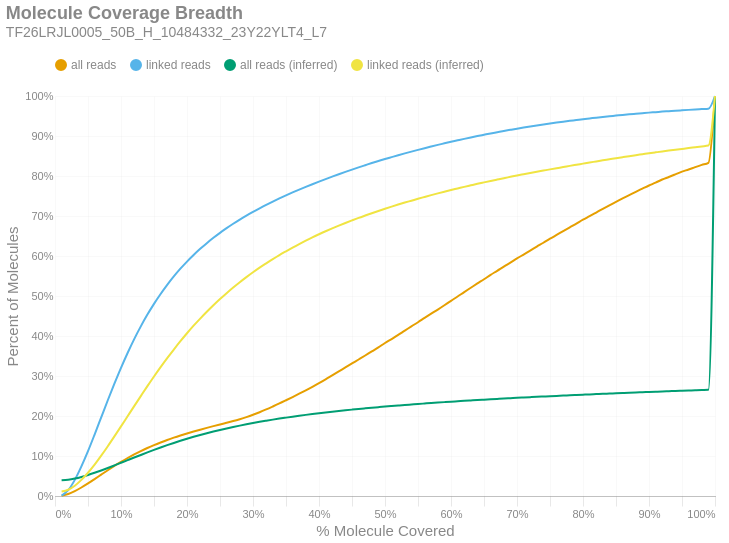

Source (notebook cell):
### Markdown cell above
### Molecule Read Coverage
This chart shows molecule coverage breadth as computed by the number of bases aligned to that molecule. In other words, "*how much of each unique long molecule is actually sequenced/aligned?*" Keep in mind there is a distinction between sequences and alignments, since some sequences belonging to a particular molecule may not align well and wouldn't appear in the alignment data. This chart also shows molecule coverage breadth as computed by the *inferred fragment* from which the aligned sequences originate. Unlike read coverage, this calculation takes into account the total insert size, including unsequenced gaps between the forward and reverse reads. Like the previous figures, these are cumulative percents.

### Code cell
if SKIPLR:
    print_html(f"Skipped")
else:
    binned_df = consolidated_hist(valids['coverage_bp'], mask, 0.01, True)
    binned_df_inf = consolidated_hist(valids['coverage_inserts'], mask, 0.01, True)
    binned_df = binned_df.with_columns(pl.lit(binned_df_inf['all reads (cumsum)']).alias('all reads (inferred)'))
    binned_df = binned_df.with_columns(pl.lit(binned_df_inf['linked reads (cumsum)']).alias('linked reads (inferred)'))
    binned_df = binned_df.with_columns(
        (pl.col('bin').cast(pl.Float64) + 0.01).alias('right_edge')
    )

    with SafeRender(binned_df):
        (
            density_plot(binned_df, 'Molecule Coverage Breadth', samplename, 'molcov', ['all reads (inferred)','linked reads (inferred)'])
            .encode(
                #x=alt.X('bin:Q', title="% Molecule Covered").axis(format = '%').scale(padding=0),
                x=alt.X('right_edge:Q', title="% Molecule Covered").axis(format='%').scale(padding=0),
                y=alt.Y('value:Q', title='Percent of Molecules')
                    .axis(format='%')
                    .stack(False)
                    .scale(domainMin=0, padding=0),
                color=alt.Color("key:N").scale(domain = ["all reads", "linked reads", "all reads (inferred)", "linked reads (inferred)"]),
                tooltip = [
                    alt.Tooltip("key:N", title = "Data Type"),
                    alt.Tooltip("range_label:N", title="% Molecule Covered"),
                    alt.Tooltip("value:Q", format = ".2%", title="% Molecules")
                ]
            )
        ).display()

### Figure 1 — Vega-Lite specification as saved in the notebook (floating-point values rounded to 4 significant figures)
{"width": "container", "height": 400, "config": {"title": {"anchor": "start", "dy": -15, "fontSize": 18, "color": "#888888", "subtitleColor": "#888888", "subtitleFontSize": 14}, "arc": {"fill": "#0072B2"}, "axis": {"domainColor": "#888888", "domainWidth": 0.5, "gridWidth": 0.2, "grid": false, "titleFontWeight": 400, "titleFontSize": 15, "labelFontSize": 11, "labelColor": "#888888", "tickColor": "#888888", "tickWidth": 0.2, "titleColor": "#888888"}, "axisBand": {"grid": false}, "axisX": {"grid": true, "tickSize": 10, "domainCap": "round"}, "axisY": {"domain": false, "grid": true, "tickSize": 0, "domainCap": "round"}, "background": "transparent", "header": {"labelFontSize": 15, "labelColor": "#888888", "titleFontSize": 15, "titleFontWeight": 600, "titleColor": "#888888"}, "legend": {"labelFont": "sans-serif", "labelFontSize": 12, "labelColor": "#888888", "symbolSize": 100, "symbolType": "circle", "titleFontSize": 12, "titlePadding": 10, "titleColor": "#888888", "title": null, "orient": "top"}, "range": {"category": ["#E69F00", "#56B4E9", "#009E73", "#F0E442", "#0072B2", "#D55E00", "#CC79A7", "#000000"], "diverging": ["#cfe8f3", "#a2d4ec", "#73bfe2", "#46abdb", "#1696d2", "#12719e"]}, "area": {"fill": "#0072B2", "fillOpacity": 0.7, "line": true, "strokeOpacity": 0.7}, "line": {"color": "#0072B2", "stroke": "#0072B2", "strokeWidth": 2}, "trail": {"color": "#0072B2", "stroke": "#0072B2", "strokeWidth": 0, "size": 1}, "point": {"filled": true, "fillOpacity": 1.0, "size": 95}, "text": {"color": "#888888", "fontSize": 11, "align": "right", "fontWeight": 400, "size": 11}, "bar": {"fill": "#0072B2", "stroke": null}, "view": {"stroke": null, "continuousWidth": 660, "continuousHeight": 400}}, "data": {"name": "data-4586e088a248719c09f46c7c354f997f"}, "mark": {"type": "line", "interpolate": "monotone", "point": {"opacity": 0, "size": 275}}, "encoding": {"color": {"field": "key", "scale": {"domain": ["all reads", "linked reads", "all reads (inferred)", "linked reads (inferred)"]}, "type": "nominal"}, "tooltip": [{"field": "key", "title": "Data Type", "type": "nominal"}, {"field": "range_label", "title": "% Molecule Covered", "type": "nominal"}, {"field": "value", "format": ".2%", "title": "% Molecules", "type": "quantitative"}], "x": {"axis": {"format": "%"}, "field": "right_edge", "scale": {"padding": 0}, "title": "% Molecule Covered", "type": "quantitative"}, "y": {"axis": {"format": "%"}, "field": "value", "scale": {"domainMin": 0, "padding": 0}, "stack": false, "title": "Percent of Molecules", "type": "quantitative"}}, "params": [{"name": "param_c36ac31b6afebe62", "select": {"type": "point", "fields": ["key"]}, "bind": "legend"}], "title": {"text": "Molecule Coverage Breadth", "subtitle": "TF26LRJL0005_50B_H_10484332_23Y22YLT4_L7"}, "transform": [{"fold": ["all reads (cumsum)", "linked reads (cumsum)", "all reads (inferred)", "linked reads (inferred)"]}, {"calculate": "replace(datum.key, ' (cumsum)', '')", "as": "key"}, {"filter": {"param": "param_c36ac31b6afebe62"}}], "usermeta": {"embedOptions": {"downloadFileName": "TF26LRJL0005_50B_H_10484332_23Y22YLT4_L7.molcov"}}, "$schema": "https://vega.github.io/schema/vega-lite/v6.4.1.json", "datasets": {"data-4586e088a248719c09f46c7c354f997f": [{"bin": "0.0", "interval": "0.0-0.01", "all reads": 0.0005561, "linked reads": 0.001091, "all reads (cumsum)": 0.0005561, "linked reads (cumsum)": 0.001091, "range_label": "0.0-0.01", "all reads (inferred)": 0.03929, "linked reads (inferred)": 0.0113, "right_edge": 0.01}, {"bin": "0.01", "interval": "0.01-0.02", "all reads": 0.004304, "linked reads": 0.01355, "all reads (cumsum)": 0.00486, "linked reads (cumsum)": 0.01464, "range_label": "0.01-0.02", "all reads (inferred)": 0.04076, "linked reads (inferred)": 0.01565, "right_edge": 0.02}, {"bin": "0.02", "interval": "0.02-0.03", "all reads": 0.007355, "linked reads": 0.0257, "all reads (cumsum)": 0.01221, "linked reads (cumsum)": 0.04034, "range_label": "0.02-0.03", "all reads (inferred)": 0.04367, "linked reads (inferred)": 0.02573, "right_edge": 0.03}, {"bin": "0.03", "interval": "0.03-0.04", "all reads": 0.009039, "linked reads": 0.0337, "all reads (cumsum)": 0.02125, "linked reads (cumsum)": 0.07403, "range_label": "0.03-0.04", "all reads (inferred)": 0.04768, "linked reads (inferred)": 0.04026, "right_edge": 0.04}, {"bin": "0.04", "interval": "0.04-0.05", "all reads": 0.01009, "linked reads": 0.03813, "all reads (cumsum)": 0.03134, "linked reads (cumsum)": 0.1122, "range_label": "0.04-0.05", "all reads (inferred)": 0.05259, "linked reads (inferred)": 0.05812, "right_edge": 0.05}, {"bin": "0.05", "interval": "0.05-0.06", "all reads": 0.01084, "linked reads": 0.04151, "all reads (cumsum)": 0.04218, "linked reads (cumsum)": 0.1537, "range_label": "0.05-0.06", "all reads (inferred)": 0.05797, "linked reads (inferred)": 0.07834, "right_edge": 0.06}, {"bin": "0.06", "interval": "0.06-0.07", "all reads": 0.01113, "linked reads": 0.04284, "all reads (cumsum)": 0.05331, "linked reads (cumsum)": 0.1965, "range_label": "0.06-0.07", "all reads (inferred)": 0.06387, "linked reads (inferred)": 0.1007, "right_edge": 0.07}, {"bin": "0.07", "interval": "0.07-0.08", "all reads": 0.01111, "linked reads": 0.04287, "all reads (cumsum)": 0.06442, "linked reads (cumsum)": 0.2394, "range_label": "0.07-0.08", "all reads (inferred)": 0.07007, "linked reads (inferred)": 0.1244, "right_edge": 0.08}, {"bin": "0.08", "interval": "0.08-0.09", "all reads": 0.01069, "linked reads": 0.04135, "all reads (cumsum)": 0.07511, "linked reads (cumsum)": 0.2807, "range_label": "0.08-0.09", "all reads (inferred)": 0.07649, "linked reads (inferred)": 0.149, "right_edge": 0.09}, {"bin": "0.09", "interval": "0.09-0.1", "all reads": 0.01026, "linked reads": 0.03963, "all reads (cumsum)": 0.08537, "linked reads (cumsum)": 0.3204, "range_label": "0.09-0.1", "all reads (inferred)": 0.08301, "linked reads (inferred)": 0.1741, "right_edge": 0.1}, {"bin": "0.1", "interval": "0.1-0.11", "all reads": 0.009638, "linked reads": 0.03717, "all reads (cumsum)": 0.09501, "linked reads (cumsum)": 0.3575, "range_label": "0.1-0.11", "all reads (inferred)": 0.08958, "linked reads (inferred)": 0.1994, "right_edge": 0.11}, {"bin": "0.11", "interval": "0.11-0.12", "all reads": 0.009035, "linked reads": 0.03476, "all reads (cumsum)": 0.104, "linked reads (cumsum)": 0.3923, "range_label": "0.11-0.12", "all reads (inferred)": 0.09613, "linked reads (inferred)": 0.2247, "right_edge": 0.12}, {"bin": "0.12", "interval": "0.12-0.13", "all reads": 0.008301, "linked reads": 0.03182, "all reads (cumsum)": 0.1123, "linked reads (cumsum)": 0.4241, "range_label": "0.12-0.13", "all reads (inferred)": 0.1026, "linked reads (inferred)": 0.2498, "right_edge": 0.13}, {"bin": "0.13", "interval": "0.13-0.14", "all reads": 0.007747, "linked reads": 0.02941, "all reads (cumsum)": 0.1201, "linked reads (cumsum)": 0.4535, "range_label": "0.13-0.14", "all reads (inferred)": 0.109, "linked reads (inferred)": 0.2747, "right_edge": 0.14}, {"bin": "0.14", "interval": "0.14-0.15", "all reads": 0.007136, "linked reads": 0.02688, "all reads (cumsum)": 0.1272, "linked reads (cumsum)": 0.4804, "range_label": "0.14-0.15", "all reads (inferred)": 0.1153, "linked reads (inferred)": 0.2988, "right_edge": 0.15}, {"bin": "0.15", "interval": "0.15-0.16", "all reads": 0.006616, "linked reads": 0.02461, "all reads (cumsum)": 0.1338, "linked reads (cumsum)": 0.505, "range_label": "0.15-0.16", "all reads (inferred)": 0.1213, "linked reads (inferred)": 0.3221, "right_edge": 0.16}, {"bin": "0.16", "interval": "0.16-0.17", "all reads": 0.006243, "linked reads": 0.02292, "all reads (cumsum)": 0.1401, "linked reads (cumsum)": 0.5279, "range_label": "0.16-0.17", "all reads (inferred)": 0.1271, "linked reads (inferred)": 0.3447, "right_edge": 0.17}, {"bin": "0.17", "interval": "0.17-0.18", "all reads": 0.0058, "linked reads": 0.02103, "all reads (cumsum)": 0.1459, "linked reads (cumsum)": 0.549, "range_label": "0.17-0.18", "all reads (inferred)": 0.1326, "linked reads (inferred)": 0.3661, "right_edge": 0.18}, {"bin": "0.18", "interval": "0.18-0.19", "all reads": 0.00541, "linked reads": 0.01927, "all reads (cumsum)": 0.1513, "linked reads (cumsum)": 0.5682, "range_label": "0.18-0.19", "all reads (inferred)": 0.138, "linked reads (inferred)": 0.3869, "right_edge": 0.19}, {"bin": "0.19", "interval": "0.19-0.2", "all reads": 0.005102, "linked reads": 0.01782, "all reads (cumsum)": 0.1564, "linked reads (cumsum)": 0.5861, "range_label": "0.19-0.2", "all reads (inferred)": 0.1431, "linked reads (inferred)": 0.4068, "right_edge": 0.2}, {"bin": "0.2", "interval": "0.2-0.21", "all reads": 0.004797, "linked reads": 0.01646, "all reads (cumsum)": 0.1612, "linked reads (cumsum)": 0.6025, "range_label": "0.2-0.21", "all reads (inferred)": 0.148, "linked reads (inferred)": 0.4258, "right_edge": 0.21}, {"bin": "0.21", "interval": "0.21-0.22", "all reads": 0.004611, "linked reads": 0.01532, "all reads (cumsum)": 0.1658, "linked reads (cumsum)": 0.6178, "range_label": "0.21-0.22", "all reads (inferred)": 0.1526, "linked reads (inferred)": 0.4435, "right_edge": 0.22}, {"bin": "0.22", "interval": "0.22-0.23", "all reads": 0.004464, "linked reads": 0.01429, "all reads (cumsum)": 0.1703, "linked reads (cumsum)": 0.6321, "range_label": "0.22-0.23", "all reads (inferred)": 0.1569, "linked reads (inferred)": 0.4605, "right_edge": 0.23}, {"bin": "0.23", "interval": "0.23-0.24", "all reads": 0.004359, "linked reads": 0.01331, "all reads (cumsum)": 0.1746, "linked reads (cumsum)": 0.6454, "range_label": "0.23-0.24", "all reads (inferred)": 0.1611, "linked reads (inferred)": 0.4768, "right_edge": 0.24}, {"bin": "0.24", "interval": "0.24-0.25", "all reads": 0.004241, "linked reads": 0.01247, "all reads (cumsum)": 0.1789, "linked reads (cumsum)": 0.6579, "range_label": "0.24-0.25", "all reads (inferred)": 0.1651, "linked reads (inferred)": 0.4923, "right_edge": 0.25}, {"bin": "0.25", "interval": "0.25-0.26", "all reads": 0.0041, "linked reads": 0.0116, "all reads (cumsum)": 0.183, "linked reads (cumsum)": 0.6695, "range_label": "0.25-0.26", "all reads (inferred)": 0.1689, "linked reads (inferred)": 0.507, "right_edge": 0.26}, {"bin": "0.26", "interval": "0.26-0.27", "all reads": 0.00432, "linked reads": 0.01104, "all reads (cumsum)": 0.1873, "linked reads (cumsum)": 0.6806, "range_label": "0.26-0.27", "all reads (inferred)": 0.1725, "linked reads (inferred)": 0.5211, "right_edge": 0.27}, {"bin": "0.27", "interval": "0.27-0.28", "all reads": 0.004764, "linked reads": 0.0105, "all reads (cumsum)": 0.1921, "linked reads (cumsum)": 0.691, "range_label": "0.27-0.28", "all reads (inferred)": 0.176, "linked reads (inferred)": 0.5344, "right_edge": 0.28}, {"bin": "0.28", "interval": "0.28-0.29", "all reads": 0.005197, "linked reads": 0.009869, "all reads (cumsum)": 0.1973, "linked reads (cumsum)": 0.7009, "range_label": "0.28-0.29", "all reads (inferred)": 0.1792, "linked reads (inferred)": 0.5471, "right_edge": 0.29}, {"bin": "0.29", "interval": "0.29-0.3", "all reads": 0.005762, "linked reads": 0.00942, "all reads (cumsum)": 0.203, "linked reads (cumsum)": 0.7103, "range_label": "0.29-0.3", "all reads (inferred)": 0.1824, "linked reads (inferred)": 0.5593, "right_edge": 0.3}, {"bin": "0.3", "interval": "0.3-0.31", "all reads": 0.006378, "linked reads": 0.008935, "all reads (cumsum)": 0.2094, "linked reads (cumsum)": 0.7193, "range_label": "0.3-0.31", "all reads (inferred)": 0.1854, "linked reads (inferred)": 0.5709, "right_edge": 0.31}, {"bin": "0.31", "interval": "0.31-0.32", "all reads": 0.007005, "linked reads": 0.008641, "all reads (cumsum)": 0.2164, "linked reads (cumsum)": 0.7279, "range_label": "0.31-0.32", "all reads (inferred)": 0.1882, "linked reads (inferred)": 0.5818, "right_edge": 0.32}, {"bin": "0.32", "interval": "0.32-0.33", "all reads": 0.007406, "linked reads": 0.008221, "all reads (cumsum)": 0.2238, "linked reads (cumsum)": 0.7361, "range_label": "0.32-0.33", "all reads (inferred)": 0.1909, "linked reads (inferred)": 0.5924, "right_edge": 0.33}, {"bin": "0.33", "interval": "0.33-0.34", "all reads": 0.007597, "linked reads": 0.007903, "all reads (cumsum)": 0.2314, "linked reads (cumsum)": 0.744, "range_label": "0.33-0.34", "all reads (inferred)": 0.1935, "linked reads (inferred)": 0.6025, "right_edge": 0.34}, {"bin": "0.34", "interval": "0.34-0.35", "all reads": 0.007948, "linked reads": 0.007613, "all reads (cumsum)": 0.2393, "linked reads (cumsum)": 0.7516, "range_label": "0.34-0.35", "all reads (inferred)": 0.196, "linked reads (inferred)": 0.6119, "right_edge": 0.35}, {"bin": "0.35", "interval": "0.35-0.36", "all reads": 0.008083, "linked reads": 0.007272, "all reads (cumsum)": 0.2474, "linked reads (cumsum)": 0.7589, "range_label": "0.35-0.36", "all reads (inferred)": 0.1983, "linked reads (inferred)": 0.6211, "right_edge": 0.36}, {"bin": "0.36", "interval": "0.36-0.37", "all reads": 0.008327, "linked reads": 0.007058, "all reads (cumsum)": 0.2558, "linked reads (cumsum)": 0.766, "range_label": "0.36-0.37", "all reads (inferred)": 0.2006, "linked reads (inferred)": 0.6299, "right_edge": 0.37}, {"bin": "0.37", "interval": "0.37-0.38", "all reads": 0.008501, "linked reads": 0.006823, "all reads (cumsum)": 0.2643, "linked reads (cumsum)": 0.7728, "range_label": "0.37-0.38", "all reads (inferred)": 0.2028, "linked reads (inferred)": 0.6383, "right_edge": 0.38}, {"bin": "0.38", "interval": "0.38-0.39", "all reads": 0.008771, "linked reads": 0.006663, "all reads (cumsum)": 0.273, "linked reads (cumsum)": 0.7795, "range_label": "0.38-0.39", "all reads (inferred)": 0.2049, "linked reads (inferred)": 0.6465, "right_edge": 0.39}, {"bin": "0.39", "interval": "0.39-0.4", "all reads": 0.009265, "linked reads": 0.006541, "all reads (cumsum)": 0.2823, "linked reads (cumsum)": 0.786, "range_label": "0.39-0.4", "all reads (inferred)": 0.207, "linked reads (inferred)": 0.6543, "right_edge": 0.4}, {"bin": "0.4", "interval": "0.4-0.41", "all reads": 0.009514, "linked reads": 0.006323, "all reads (cumsum)": 0.2918, "linked reads (cumsum)": 0.7923, "range_label": "0.4-0.41", "all reads (inferred)": 0.2089, "linked reads (inferred)": 0.6618, "right_edge": 0.41}, {"bin": "0.41", "interval": "0.41-0.42", "all reads": 0.009885, "linked reads": 0.006098, "all reads (cumsum)": 0.3017, "linked reads (cumsum)": 0.7984, "range_label": "0.41-0.42", "all reads (inferred)": 0.2107, "linked reads (inferred)": 0.6689, "right_edge": 0.42}, {"bin": "0.42", "interval": "0.42-0.43", "all reads": 0.009899, "linked reads": 0.006033, "all reads (cumsum)": 0.3116, "linked reads (cumsum)": 0.8045, "range_label": "0.42-0.43", "all reads (inferred)": 0.2125, "linked reads (inferred)": 0.6758, "right_edge": 0.43}, {"bin": "0.43", "interval": "0.43-0.44", "all reads": 0.009788, "linked reads": 0.005878, "all reads (cumsum)": 0.3214, "linked reads (cumsum)": 0.8103, "range_label": "0.43-0.44", "all reads (inferred)": 0.2143, "linked reads (inferred)": 0.6825, "right_edge": 0.44}, {"bin": "0.44", "interval": "0.44-0.45", "all reads": 0.009959, "linked reads": 0.005721, "all reads (cumsum)": 0.3313, "linked reads (cumsum)": 0.8161, "range_label": "0.44-0.45", "all reads (inferred)": 0.2159, "linked reads (inferred)": 0.689, "right_edge": 0.45}, {"bin": "0.45", "interval": "0.45-0.46", "all reads": 0.009887, "linked reads": 0.005554, "all reads (cumsum)": 0.3412, "linked reads (cumsum)": 0.8216, "range_label": "0.45-0.46", "all reads (inferred)": 0.2176, "linked reads (inferred)": 0.6952, "right_edge": 0.46}, {"bin": "0.46", "interval": "0.46-0.47", "all reads": 0.009973, "linked reads": 0.005384, "all reads (cumsum)": 0.3512, "linked reads (cumsum)": 0.827, "range_label": "0.46-0.47", "all reads (inferred)": 0.2191, "linked reads (inferred)": 0.7011, "right_edge": 0.47}, {"bin": "0.47", "interval": "0.47-0.48", "all reads": 0.01029, "linked reads": 0.00533, "all reads (cumsum)": 0.3615, "linked reads (cumsum)": 0.8323, "range_label": "0.47-0.48", "all reads (inferred)": 0.2206, "linked reads (inferred)": 0.7069, "right_edge": 0.48}, {"bin": "0.48", "interval": "0.48-0.49", "all reads": 0.009981, "linked reads": 0.005042, "all reads (cumsum)": 0.3715, "linked reads (cumsum)": 0.8374, "range_label": "0.48-0.49", "all reads (inferred)": 0.2221, "linked reads (inferred)": 0.7126, "right_edge": 0.49}, {"bin": "0.49", "interval": "0.49-0.5", "all reads": 0.01107, "linked reads": 0.005063, "all reads (cumsum)": 0.3825, "linked reads (cumsum)": 0.8424, "range_label": "0.49-0.5", "all reads (inferred)": 0.2235, "linked reads (inferred)": 0.7182, "right_edge": 0.5}, {"bin": "0.5", "interval": "0.5-0.51", "all reads": 0.009649, "linked reads": 0.004768, "all reads (cumsum)": 0.3922, "linked reads (cumsum)": 0.8472, "range_label": "0.5-0.51", "all reads (inferred)": 0.2249, "linked reads (inferred)": 0.7235, "right_edge": 0.51}, {"bin": "0.51", "interval": "0.51-0.52", "all reads": 0.0108, "linked reads": 0.004738, "all reads (cumsum)": 0.403, "linked reads (cumsum)": 0.8519, "range_label": "0.51-0.52", "all reads (inferred)": 0.2263, "linked reads (inferred)": 0.7286, "right_edge": 0.52}, {"bin": "0.52", "interval": "0.52-0.53", "all reads": 0.0104, "linked reads": 0.004559, "all reads (cumsum)": 0.4134, "linked reads (cumsum)": 0.8565, "range_label": "0.52-0.53", "all reads (inferred)": 0.2276, "linked reads (inferred)": 0.7336, "right_edge": 0.53}, {"bin": "0.53", "interval": "0.53-0.54", "all reads": 0.01063, "linked reads": 0.004442, "all reads (cumsum)": 0.424, "linked reads (cumsum)": 0.8609, "range_label": "0.53-0.54", "all reads (inferred)": 0.2288, "linked reads (inferred)": 0.7383, "right_edge": 0.54}, {"bin": "0.54", "interval": "0.54-0.55", "all reads": 0.0104, "linked reads": 0.004371, "all reads (cumsum)": 0.4344, "linked reads (cumsum)": 0.8653, "range_label": "0.54-0.55", "all reads (inferred)": 0.23, "linked reads (inferred)": 0.743, "right_edge": 0.55}, {"bin": "0.55", "interval": "0.55-0.56", "all reads": 0.01082, "linked reads": 0.004289, "all reads (cumsum)": 0.4452, "linked reads (cumsum)": 0.8696, "range_label": "0.55-0.56", "all reads (inferred)": 0.2312, "linked reads (inferred)": 0.7476, "right_edge": 0.56}, {"bin": "0.56", "interval": "0.56-0.57", "all reads": 0.01054, "linked reads": 0.004121, "all reads (cumsum)": 0.4558, "linked reads (cumsum)": 0.8737, "range_label": "0.56-0.57", "all reads (inferred)": 0.2324, "linked reads (inferred)": 0.7522, "right_edge": 0.57}, {"bin": "0.57", "interval": "0.57-0.58", "all reads": 0.01038, "linked reads": 0.004041, "all reads (cumsum)": 0.4662, "linked reads (cumsum)": 0.8778, "range_label": "0.57-0.58", "all reads (inferred)": 0.2336, "linked reads (inferred)": 0.7566, "right_edge": 0.58}, {"bin": "0.58", "interval": "0.58-0.59", "all reads": 0.0108, "linked reads": 0.00392, "all reads (cumsum)": 0.4769, "linked reads (cumsum)": 0.8817, "range_label": "0.58-0.59", "all reads (inferred)": 0.2347, "linked reads (inferred)": 0.7608, "right_edge": 0.59}, {"bin": "0.59", "interval": "0.59-0.6", "all reads": 0.01103, "linked reads": 0.003921, "all reads (cumsum)": 0.488, "linked reads (cumsum)": 0.8856, "range_label": "0.59-0.6", "all reads (inferred)": 0.2358, "linked reads (inferred)": 0.7649, "right_edge": 0.6}, {"bin": "0.6", "interval": "0.6-0.61", "all reads": 0.01071, "linked reads": 0.003644, "all reads (cumsum)": 0.4987, "linked reads (cumsum)": 0.8892, "range_label": "0.6-0.61", "all reads (inferred)": 0.2368, "linked reads (inferred)": 0.7689, "right_edge": 0.61}, {"bin": "0.61", "interval": "0.61-0.62", "all reads": 0.01113, "linked reads": 0.00362, "all reads (cumsum)": 0.5098, "linked reads (cumsum)": 0.8929, "range_label": "0.61-0.62", "all reads (inferred)": 0.2379, "linked reads (inferred)": 0.7728, "right_edge": 0.62}, {"bin": "0.62", "interval": "0.62-0.63", "all reads": 0.01077, "linked reads": 0.003509, "all reads (cumsum)": 0.5206, "linked reads (cumsum)": 0.8964, "range_label": "0.62-0.63", "all reads (inferred)": 0.2389, "linked reads (inferred)": 0.7767, "right_edge": 0.63}, {"bin": "0.63", "interval": "0.63-0.64", "all reads": 0.01079, "linked reads": 0.003412, "all reads (cumsum)": 0.5314, "linked reads (cumsum)": 0.8998, "range_label": "0.63-0.64", "all reads (inferred)": 0.2399, "linked reads (inferred)": 0.7804, "right_edge": 0.64}, {"bin": "0.64", "interval": "0.64-0.65", "all reads": 0.01048, "linked reads": 0.003299, "all reads (cumsum)": 0.5419, "linked reads (cumsum)": 0.9031, "range_label": "0.64-0.65", "all reads (inferred)": 0.2408, "linked reads (inferred)": 0.7841, "right_edge": 0.65}, {"bin": "0.65", "interval": "0.65-0.66", "all reads": 0.0109, "linked reads": 0.003291, "all reads (cumsum)": 0.5528, "linked reads (cumsum)": 0.9064, "range_label": "0.65-0.66", "all reads (inferred)": 0.2418, "linked reads (inferred)": 0.7876, "right_edge": 0.66}, {"bin": "0.66", "interval": "0.66-0.67", "all reads": 0.01025, "linked reads": 0.003086, "all reads (cumsum)": 0.563, "linked reads (cumsum)": 0.9095, "range_label": "0.66-0.67", "all reads (inferred)": 0.2427, "linked reads (inferred)": 0.7911, "right_edge": 0.67}, {"bin": "0.67", "interval": "0.67-0.68", "all reads": 0.01048, "linked reads": 0.003105, "all reads (cumsum)": 0.5735, "linked reads (cumsum)": 0.9126, "range_label": "0.67-0.68", "all reads (inferred)": 0.2436, "linked reads (inferred)": 0.7946, "right_edge": 0.68}, {"bin": "0.68", "interval": "0.68-0.69", "all reads": 0.01009, "linked reads": 0.002891, "all reads (cumsum)": 0.5836, "linked reads (cumsum)": 0.9155, "range_label": "0.68-0.69", "all reads (inferred)": 0.2445, "linked reads (inferred)": 0.7979, "right_edge": 0.69}, {"bin": "0.69", "interval": "0.69-0.7", "all reads": 0.01024, "linked reads": 0.002847, "all reads (cumsum)": 0.5938, "linked reads (cumsum)": 0.9183, "range_label": "0.69-0.7", "all reads (inferred)": 0.2454, "linked reads (inferred)": 0.8012, "right_edge": 0.7}, {"bin": "0.7", "interval": "0.7-0.71", "all reads": 0.009796, "linked reads": 0.002731, "all reads (cumsum)": 0.6036, "linked reads (cumsum)": 0.921, "range_label": "0.7-0.71", "all reads (inferred)": 0.2462, "linked reads (inferred)": 0.8043, "right_edge": 0.71}, {"bin": "0.71", "interval": "0.71-0.72", "all reads": 0.009767, "linked reads": 0.002674, "all reads (cumsum)": 0.6134, "linked reads (cumsum)": 0.9237, "range_label": "0.71-0.72", "all reads (inferred)": 0.247, "linked reads (inferred)": 0.8075, "right_edge": 0.72}, {"bin": "0.72", "interval": "0.72-0.73", "all reads": 0.01005, "linked reads": 0.002575, "all reads (cumsum)": 0.6234, "linked reads (cumsum)": 0.9263, "range_label": "0.72-0.73", "all reads (inferred)": 0.2479, "linked reads (inferred)": 0.8105, "right_edge": 0.73}, {"bin": "0.73", "interval": "0.73-0.74", "all reads": 0.009691, "linked reads": 0.002493, "all reads (cumsum)": 0.6331, "linked reads (cumsum)": 0.9288, "range_label": "0.73-0.74", "all reads (inferred)": 0.2487, "linked reads (inferred)": 0.8135, "right_edge": 0.74}, {"bin": "0.74", "interval": "0.74-0.75", "all reads": 0.0101, "linked reads": 0.002412, "all reads (cumsum)": 0.6432, "linked reads (cumsum)": 0.9312, "range_label": "0.74-0.75", "all reads (inferred)": 0.2495, "linked reads (inferred)": 0.8166, "right_edge": 0.75}, {"bin": "0.75", "interval": "0.75-0.76", "all reads": 0.009366, "linked reads": 0.002321, "all reads (cumsum)": 0.6526, "linked reads (cumsum)": 0.9335, "range_label": "0.75-0.76", "all reads (inferred)": 0.2503, "linked reads (inferred)": 0.8195, "right_edge": 0.76}, {"bin": "0.76", "interval": "0.76-0.77", "all reads": 0.009606, "linked reads": 0.002213, "all reads (cumsum)": 0.6622, "linked reads (cumsum)": 0.9357, "range_label": "0.76-0.77", "all reads (inferred)": 0.251, "linked reads (inferred)": 0.8223, "right_edge": 0.77}, {"bin": "0.77", "interval": "0.77-0.78", "all reads": 0.009404, "linked reads": 0.002154, "all reads (cumsum)": 0.6716, "linked reads (cumsum)": 0.9379, "range_label": "0.77-0.78", "all reads (inferred)": 0.2518, "linked reads (inferred)": 0.8253, "right_edge": 0.78}, {"bin": "0.78", "interval": "0.78-0.79", "all reads": 0.009327, "linked reads": 0.0021, "all reads (cumsum)": 0.6809, "linked reads (cumsum)": 0.94, "range_label": "0.78-0.79", "all reads (inferred)": 0.2525, "linked reads (inferred)": 0.8281, "right_edge": 0.79}, {"bin": "0.79", "interval": "0.79-0.8", "all reads": 0.009777, "linked reads": 0.002147, "all reads (cumsum)": 0.6907, "linked reads (cumsum)": 0.9421, "range_label": "0.79-0.8", "all reads (inferred)": 0.2533, "linked reads (inferred)": 0.8309, "right_edge": 0.8}, {"bin": "0.8", "interval": "0.8-0.81", "all reads": 0.008917, "linked reads": 0.001846, "all reads (cumsum)": 0.6996, "linked reads (cumsum)": 0.944, "range_label": "0.8-0.81", "all reads (inferred)": 0.254, "linked reads (inferred)": 0.8337, "right_edge": 0.81}, {"bin": "0.81", "interval": "0.81-0.82", "all reads": 0.009119, "linked reads": 0.001879, "all reads (cumsum)": 0.7087, "linked reads (cumsum)": 0.9459, "range_label": "0.81-0.82", "all reads (inferred)": 0.2547, "linked reads (inferred)": 0.8364, "right_edge": 0.82}, {"bin": "0.82", "interval": "0.82-0.83", "all reads": 0.009131, "linked reads": 0.001788, "all reads (cumsum)": 0.7179, "linked reads (cumsum)": 0.9476, "range_label": "0.82-0.83", "all reads (inferred)": 0.2555, "linked reads (inferred)": 0.8392, "right_edge": 0.83}, {"bin": "0.83", "interval": "0.83-0.84", "all reads": 0.008937, "linked reads": 0.001735, "all reads (cumsum)": 0.7268, "linked reads (cumsum)": 0.9494, "range_label": "0.83-0.84", "all reads (inferred)": 0.2562, "linked reads (inferred)": 0.8418, "right_edge": 0.84}, {"bin": "0.84", "interval": "0.84-0.85", "all reads": 0.008597, "linked reads": 0.001633, "all reads (cumsum)": 0.7354, "linked reads (cumsum)": 0.951, "range_label": "0.84-0.85", "all reads (inferred)": 0.2569, "linked reads (inferred)": 0.8445, "right_edge": 0.85}, {"bin": "0.85", "interval": "0.85-0.86", "all reads": 0.008614, "linked reads": 0.001691, "all reads (cumsum)": 0.744, "linked reads (cumsum)": 0.9527, "range_label": "0.85-0.86", "all reads (inferred)": 0.2575, "linked reads (inferred)": 0.847, "right_edge": 0.86}, {"bin": "0.86", "interval": "0.86-0.87", "all reads": 0.008279, "linked reads": 0.001531, "all reads (cumsum)": 0.7523, "linked reads (cumsum)": 0.9542, "range_label": "0.86-0.87", "all reads (inferred)": 0.2582, "linked reads (inferred)": 0.8495, "right_edge": 0.87}, {"bin": "0.87", "interval": "0.87-0.88", "all reads": 0.008245, "linked reads": 0.00142, "all reads (cumsum)": 0.7605, "linked reads (cumsum)": 0.9557, "range_label": "0.87-0.88", "all reads (inferred)": 0.2589, "linked reads (inferred)": 0.852, "right_edge": 0.88}, {"bin": "0.88", "interval": "0.88-0.89", "all reads": 0.007901, "linked reads": 0.001405, "all reads (cumsum)": 0.7685, "linked reads (cumsum)": 0.9571, "range_label": "0.88-0.89", "all reads (inferred)": 0.2595, "linked reads (inferred)": 0.8544, "right_edge": 0.89}, {"bin": "0.89", "interval": "0.89-0.9", "all reads": 0.007846, "linked reads": 0.001381, "all reads (cumsum)": 0.7763, "linked reads (cumsum)": 0.9584, "range_label": "0.89-0.9", "all reads (inferred)": 0.2601, "linked reads (inferred)": 0.8568, "right_edge": 0.9}, {"bin": "0.9", "interval": "0.9-0.91", "all reads": 0.00708, "linked reads": 0.001227, "all reads (cumsum)": 0.7834, "linked reads (cumsum)": 0.9597, "range_label": "0.9-0.91", "all reads (inferred)": 0.2608, "linked reads (inferred)": 0.8591, "right_edge": 0.91}, {"bin": "0.91", "interval": "0.91-0.92", "all reads": 0.007834, "linked reads": 0.001297, "all reads (cumsum)": 0.7912, "linked reads (cumsum)": 0.961, "range_label": "0.91-0.92", "all reads (inferred)": 0.2614, "linked reads (inferred)": 0.8614, "right_edge": 0.92}, {"bin": "0.92", "interval": "0.92-0.93", "all reads": 0.006301, "linked reads": 0.00113, "all reads (cumsum)": 0.7975, "linked reads (cumsum)": 0.9621, "range_label": "0.92-0.93", "all reads (inferred)": 0.2619, "linked reads (inferred)": 0.8635, "right_edge": 0.93}, {"bin": "0.93", "interval": "0.93-0.94", "all reads": 0.00662, "linked reads": 0.001153, "all reads (cumsum)": 0.8041, "linked reads (cumsum)": 0.9632, "range_label": "0.93-0.94", "all reads (inferred)": 0.2625, "linked reads (inferred)": 0.8656, "right_edge": 0.94}, {"bin": "0.94", "interval": "0.94-0.95", "all reads": 0.006725, "linked reads": 0.001047, "all reads (cumsum)": 0.8109, "linked reads (cumsum)": 0.9643, "range_label": "0.94-0.95", "all reads (inferred)": 0.2631, "linked reads (inferred)": 0.8677, "right_edge": 0.95}, {"bin": "0.95", "interval": "0.95-0.96", "all reads": 0.005439, "linked reads": 0.001022, "all reads (cumsum)": 0.8163, "linked reads (cumsum)": 0.9653, "range_label": "0.95-0.96", "all reads (inferred)": 0.2636, "linked reads (inferred)": 0.8698, "right_edge": 0.96}, {"bin": "0.96", "interval": "0.96-0.97", "all reads": 0.00594, "linked reads": 0.0009835, "all reads (cumsum)": 0.8222, "linked reads (cumsum)": 0.9663, "range_label": "0.96-0.97", "all reads (inferred)": 0.2642, "linked reads (inferred)": 0.8719, "right_edge": 0.97}, {"bin": "0.97", "interval": "0.97-0.98", "all reads": 0.005657, "linked reads": 0.00091, "all reads (cumsum)": 0.8279, "linked reads (cumsum)": 0.9672, "range_label": "0.97-0.98", "all reads (inferred)": 0.2648, "linked reads (inferred)": 0.8739, "right_edge": 0.98}, {"bin": "0.98", "interval": "0.98-0.99", "all reads": 0.005078, "linked reads": 0.0009197, "all reads (cumsum)": 0.833, "linked reads (cumsum)": 0.9681, "range_label": "0.98-0.99", "all reads (inferred)": 0.2654, "linked reads (inferred)": 0.8761, "right_edge": 0.99}, {"bin": "0.99", "interval": "0.99-1.0", "all reads": 0.167, "linked reads": 0.03188, "all reads (cumsum)": 1.0, "linked reads (cumsum)": 1.0, "range_label": "0.99-1.0", "all reads (inferred)": 1.0, "linked reads (inferred)": 1.0, "right_edge": 1.0}]}}
